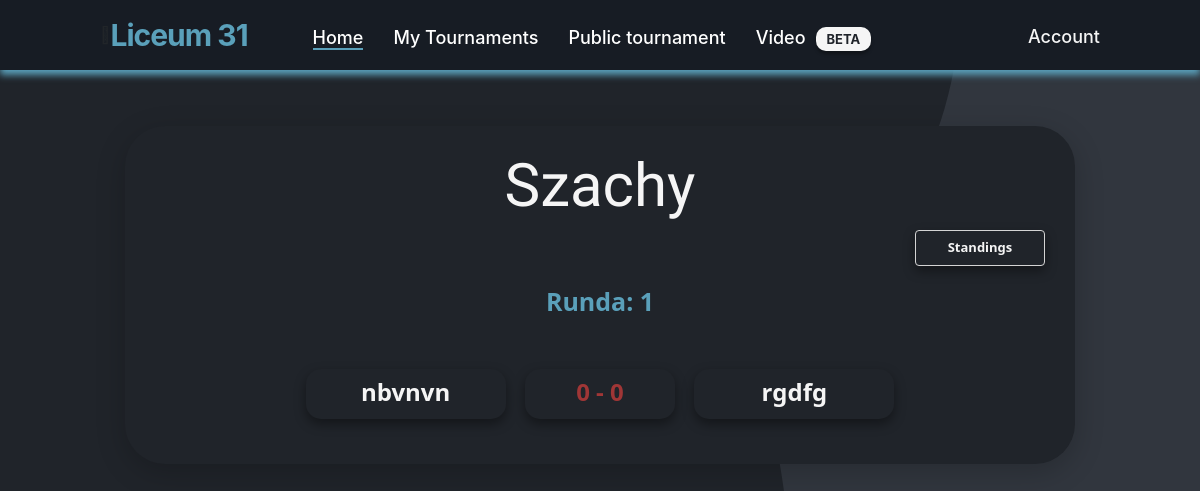
The page /public-schedule (signed in) on the database its author committed.
### website/models.py (models this page shows)
class Tournament(db.Model):
    id = db.Column(db.Integer,primary_key=True)
    user_id = db.Column(db.Integer,db.ForeignKey('user.id'))
    name = db.Column(db.String(150))
    date = db.Column(db.Date)
    location = db.Column(db.String(150))
    discipline = db.Column(db.String(150))
    type = db.Column(db.String(150))
    status = db.Column(db.String(150), default="upcoming")
    is_public = db.Column(db.Boolean(),default=False)
    current_round_number = db.Column(db.Integer(),default=0)
    max_rounds = db.Column(db.Integer())
    edited_dual_id = db.Column(db.Integer())
    rounds = db.relationship('Round')
    duals = db.relationship('Dual')
    opponents = db.relationship('Opponent')
    standings = db.relationship('Standing')

class Round(db.Model):
    id = db.Column(db.Integer,primary_key=True)
    tournament_id = db.Column(db.Integer,db.ForeignKey('tournament.id'))
    number = db.Column(db.Integer)
    duals = db.relationship('Dual')

class Dual(db.Model):
    id = db.Column(db.Integer,primary_key=True)
    tournament_id = db.Column(db.Integer,db.ForeignKey('tournament.id'))
    round_id = db.Column(db.Integer,db.ForeignKey('round.id'))
    opponent1_id = db.Column(db.Integer,db.ForeignKey('opponent.id'))
    opponent2_id = db.Column(db.Integer,db.ForeignKey('opponent.id'))
    opponent_1 = db.relationship('Opponent', foreign_keys=[opponent1_id])
    opponent_2 = db.relationship('Opponent', foreign_keys=[opponent2_id])
    score_1 = db.Column(db.Integer)
    score_2 = db.Column(db.Integer)
    date = db.Column(db.DateTime)
    round_number = db.Column(db.Integer)

class Opponent(db.Model):
    id = db.Column(db.Integer,primary_key=True)
    tournament_id = db.Column(db.Integer,db.ForeignKey('tournament.id'))
    standing = db.relationship('Standing')
    name = db.Column(db.String(100000))

### website/views.py (the view)
@views.route('public-schedule')
@login_required
def public_schedule():
    tournament = Tournament.query.filter_by(is_public=True).first()
    if tournament:
        return render_template("public_schedule.html", tournament=tournament, user=current_user)
    else:
        flash('Unfortunately, there is no public schedule for now.', category='error')
        return redirect(url_for("views.home"))

### website/__init__.py (called while the page is built)
def create_app():
    app = Flask(__name__)
    app.config['SECRET_KEY'] = 'kjabwdlajbal'
    app.config['SQLALCHEMY_DATABASE_URI'] = f'sqlite:///{DB_NAME}'
    app.config['SQLALCHEMY_TRACK_MODIFICATIONS'] = False
    db.init_app(app)  # inicjowanie bazy danych dla aplikacji
    from .views import views
    from .auth import auth
    app.register_blueprint(views, url_prefix='/')
    app.register_blueprint(auth, url_prefix='/')
    from .models import User
    create_datebase(app)
    login_manager = LoginManager()
    login_manager.login_view = 'auth.login'
    login_manager.init_app(app)
    @login_manager.user_loader
    def load_user(id):
        return User.query.get(int(id))
    return app

### website/templates/public_schedule.html (shortened to what this page needs)
{% extends "base.html" %} {% block title %}Public Schedule{% endblock %} {% block content %}
<section class="public_schedule_box_container container_schedule_public">
    <br />
    <h3 align="center">{{tournament.name}}</h3>
    <ol class="list-group list-group-flush" id="pary">
        <div style="margin-right: 30px;" align="right">
            <a href="/public-standings">
                <button id="btn" type="button" class="btn-add">Standings</button>
            </a>
        </div>
        {% for round in tournament.rounds %} {% if round.number
        <=tournament.current_round_number %} <h4 align="center" class="h4_round">Runda: {{round.number}}</h4>
            {% for dual in round.duals %}
            <ol class="list-group list-group-flush" id="pary">
                <div align="center">
                    <ol class="badge">
                        <br>
                        <button disabled class="btn_schedule_list">
              <div class="btn-danger_nav_list_group_schedule_nick_one"  align="left" style="display: inline-block">
                <h4>
                {{dual.opponent_1.name}}
                <br />
              </h4>
              </div>
              <div class="btn-danger_nav_list_group_schedule_point" style="display: inline-block">
                {% if dual.score_1 is none or dual.score_1 is none %}
                <h4 style="color: #a03636; font-weight: 700;"> 0 - 0 </h4>
                {% else %}
                <h4 style="color: #5aa0ba; font-weight: 700;">{{dual.score_1}}:{{dual.score_2}}</h4>
                {% endif %}
              </div>
              <div class="btn-danger_nav_list_group_schedule_nick_two" align="right" style="display: inline-block">
                <h4>{{dual.opponent_2.name}}
                <br />
                </h4>
              </div>
            </button> {% endfor %}
                    </ol>
                </div>
                <br />
            </ol>
    </ol>
    </div>
    {% endif %} {% endfor %}
    <br>
</section>
{% endblock %}

### website/static/style.css (style rules this page uses)
html { scroll-behavior: smooth; }
body { background-image: url("../static/bgp.png"); scroll-behavior: smooth; overflow: overlay; background-repeat: no-repeat; background-attachment: fixed; }
.list-group { display: flex; flex-direction: column; padding-left: 0; margin-bottom: 0; font-weight: 700; }
a { color: #fff; font-size: 18px; font-weight: 500; text-decoration: none; }
h3 { color: whitesmoke; font-family: 'Stick No Bills', sans-serif; font-size: 60px; }
.public_schedule_box_container { background-color: #20242A; height: 250px; width: 700px; box-shadow: 0 8px 30px 0 rgba(0, 0, 0, 0.2); border-radius: 40px; }
.container_schedule_public { width: 950px; height: auto; margin: 0 auto; margin-top: 5%; }
h4 { font-family: "Segoe UI", Tahoma, Geneva, Verdana, sans-serif; }
.h4_round { font-family: "Segoe UI", Tahoma, Geneva, Verdana, sans-serif; color: #5AA0BA; font-size: 25px; font-weight: 700; margin: 20px; }
.btn-add { background-color: transparent; border: 0; width: 130px; height: 36px; border-radius: .25rem; font-family: "Segoe UI", Tahoma, Geneva, Verdana, sans-serif; color: whitesmoke; font-size: 13px; font-weight: bold; outline: none; box-shadow: 0px 5px 12px rgba(0, 0, 0, 0.4); transition: 0.5s; backface-visibility: hidden; border: 1px solid rgb(212, 212, 212); margin-left: 10px; }
.btn-danger_nav_list_group_schedule_point { background-color: #20242A; border: 0; width: 150px; height: 50px; border-radius: 15px; outline: none; box-shadow: 0px 5px 12px rgba(0, 0, 0, 0.4); transition: 0.5s; backface-visibility: hidden; margin: 8px; }
.btn-danger_nav_list_group_schedule_point h4 { color: whitesmoke; font-family: "Segoe UI", Tahoma, Geneva, Verdana, sans-serif; font-weight: bold; padding: 9px; text-align: center; }
.btn-danger_nav_list_group_schedule_nick_one { background-color: #20242A; border: 0; width: 200px; height: 50px; border-radius: 15px; outline: none; box-shadow: 0px 5px 12px rgba(0, 0, 0, 0.4); transition: 0.5s; backface-visibility: hidden; margin: 8px; }
.btn-danger_nav_list_group_schedule_nick_one h4 { color: whitesmoke; font-family: "Segoe UI", Tahoma, Geneva, Verdana, sans-serif; font-weight: bold; padding: 9px; text-align: center; }
.btn-danger_nav_list_group_schedule_nick_two { background-color: #20242A; border: 0; width: 200px; height: 50px; border-radius: 15px; outline: none; box-shadow: 0px 5px 12px rgba(0, 0, 0, 0.4); transition: 0.5s; backface-visibility: hidden; margin: 8px; }
.btn-danger_nav_list_group_schedule_nick_two h4 { color: whitesmoke; font-family: "Segoe UI", Tahoma, Geneva, Verdana, sans-serif; font-weight: bold; padding: 9px; text-align: center; }
.btn_schedule_list { background-color: transparent; border: 0; margin: 9px; border-radius: 20px; }

### rows shown on the page
Tournament: name "Szachy"
Round: number "1"
Dual: opponent_1.name "nbvnvn", shows "0 - 0", opponent_2.name "rgdfg"
